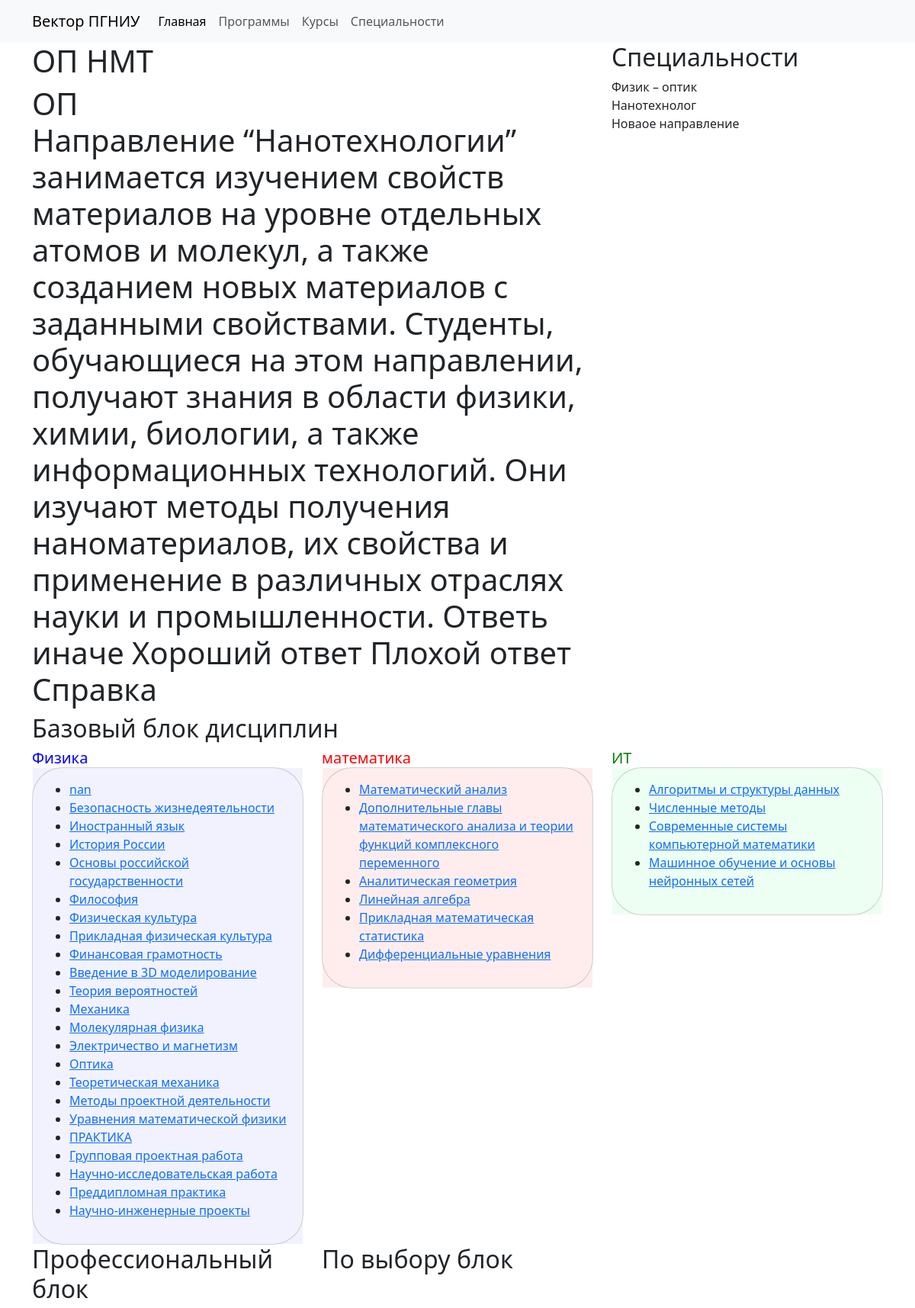
The page /program/2/ (upper part) on the database its author committed.
### programapp/models.py (models this page shows, shortened)
class Program(models.Model):
    name = models.CharField(max_length=255,verbose_name="Название ОП")
    description = models.TextField(blank=True,verbose_name='Описание')
    date =models.DateField(blank=True,null=True)
    def get_prof_cousr(self):
        return self.course_set.filter(prof_typ="P")
    def get_var_cousr(self):
        return self.course_set.filter(prof_typ="V")
    class Meta:
        verbose_name="Образовательаня программа"
        verbose_name_plural = "Образовательные программы"

class Speciality(models.Model):
    name = models.CharField(max_length=255,verbose_name='Название')
    programapp = models.ForeignKey(Program,on_delete=models.PROTECT,verbose_name="ОП")
    description = models.TextField(blank=True)
    def __str__(self):
        return self.name
    class Meta:
        verbose_name="Специальность"
        verbose_name_plural="Специальности"

### courseapp/models.py (models this page shows, shortened)
class Course(models.Model):
    name = models.CharField(max_length=255,verbose_name="Название курса")
    program = models.ManyToManyField(Program,verbose_name="Образовательные программы",blank=True)
    speciality  = models.ManyToManyField(Speciality,verbose_name="Специальности",blank=True)
    study_load = models.IntegerField(default=0,blank=True)
    AREA_CHOISES = (
        ("FZ","Физика"),
        ("MT","Математика"),
        ("IT","Информационные технологии"),
    )
    known_area = models.CharField(
        max_length=2,
        blank=True,
        choices=AREA_CHOISES,
        default="FZ"
    )
    PROF_TYP_CHOISES = (
        ('B','Базова'),
        ('P','Профизионнальная'),
        ('V','По выбору'),
    )
    prof_typ= models.CharField(
        max_length=1,
        blank=True,
        choices=PROF_TYP_CHOISES,
        default="B")
    date = models.DateField(blank=True,null=True)
    img  = ThumbnailerImageField(blank=True,null=True)
    history = HistoricalRecords()
    def get_absolute_url(self):
        return f"/course/{self.id}/"
    def __str__(self):
        return self.name

### programapp/views.py (the view)
# urls.py: path("program/<int:pk>/",program_detail),
def program_detail(request,pk):
    obj = Program.objects.get(id=pk)
    base_cousr = obj.course_set.filter(prof_typ="B")
    known_area =[
        {"name":'Физика',
         "code":"FZ",
         'course':base_cousr.filter(known_area="FZ")
         },
        {"name":'математика',
         "code":"MT",
         'course':base_cousr.filter(known_area="MT")
         },
        {"name":'ИТ',
         "code":"IT",
         'course':base_cousr.filter(known_area="IT")
         },
    ]
    context = {
        "program":obj,
        "known_area":known_area,
    }
    return render(request,'programapp/program_detail.html',context)

### programapp/templates/programapp/program_detail.html (shortened to what this page needs)
{% extends 'base.html'%}
{% block content%}
<div class="row">
    <div class="col-8">
<h1> ОП {{program.name}}</h1>
<h1> ОП
<div >{{program.description}}</div>
</div>
    <div class="col-4">
            <h2> Специальности</h2>
            {% for speciality in program.speciality_set.all%}
                <div> {{speciality}} </div>
            {%endfor%}
            </div>
            </div>
<h2> Базовый блок дисциплин</h2>
<div class=" row row-cols-1 row-cols-md-3">
    {% for area in known_area%}
        <div class="col">
    <div class="area-{{area.code}}">
        <h5 class="card-title"> {{area.name}}</h5>
        <div class="card h-100 ">
        <div class="card-body">
            <ul>
        {% for cours in area.course %}
        <li> <a href="{{cours.get_absolute_url}}">{{cours}}</a> </li>
        {%endfor%}
            </ul>
    </div>
    </div>
    </div>
    </div>
    {%endfor%}
    </div>
    <div class="row  ">
        <div class="col-sm-12 col-md-4">
            <h2> Профессиональный блок</h2>
        </div>
        <div class="col-sm-12 col-md-4">
            <h2> По выбору блок</h2>
        </div>
    </div>
{%endblock%}

### programapp/templates/programapp/program_detail.html (style rules this page uses)
.area-FZ .card-title { color:blue }
.area-FZ .card-body { background-color:#0000ff0d }
.area-MT .card-title { color:red }
.area-MT .card-body { background-color:#ff000012 }
.area-IT .card-title { color:green }
.area-IT .card-body { background-color:#00ff4c12 }
.card { border-radius:40px }

### rows shown on the page
Program: name "НМТ", description "Направление “Нанотехнологии” занимается изучением свойств материалов на уровне отдельных атомов и молекул, а также созданием новых материалов с заданными свойствами. Студенты, обучающиеся на этом направлении, получают знания в области физики, химии, биологии, а также информационных технологий. Они изучают методы получения наноматериалов, их свойства и применение в различных отраслях науки и промышленности. Ответь иначе Хороший ответ Плохой ответ Справка"
Speciality: name "Физик – оптик"
Speciality: name "Нанотехнолог"
Speciality: name "Новаое направление"
Course: name "nan"
Course: name "Безопасность жизнедеятельности"
Course: name "Иностранный язык"
Course: name "История России"
Course: name "Основы российской государственности"
Course: name "Философия"
Course: name "Физическая культура"
Course: name "Прикладная физическая культура"
Course: name "Финансовая грамотность"
Course: name "Введение в 3D моделирование"
Course: name "Теория вероятностей"
Course: name "Механика"
Course: name "Молекулярная физика"
Course: name "Электричество и магнетизм"
Course: name "Оптика"
Course: name "Теоретическая механика"
Course: name "Методы проектной деятельности"
Course: name "Уравнения математической физики"
Course: name "ПРАКТИКА"
Course: name "Групповая проектная работа"
Course: name "Научно-исследовательская работа"
Course: name "Преддипломная практика"
Course: name "Научно-инженерные проекты"
Course: name "Математический анализ"
Course: name "Дополнительные главы математического анализа и теории функций комплексного переменного"
Course: name "Аналитическая геометрия"
Course: name "Линейная алгебра"
Course: name "Прикладная математическая статистика"
Course: name "Дифференциальные уравнения"
Course: name "Алгоритмы и структуры данных"
Course: name "Численные методы"
Course: name "Современные системы компьютерной математики"
Course: name "Машинное обучение и основы нейронных сетей"

### other values the page prints
{{ area.name }} "Физика" "математика" "ИТ"
